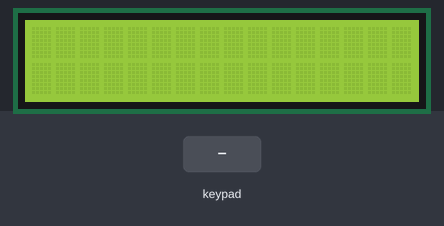
Recording of a sketch running on a simulated Arduino Uno, built with avr-gcc and run on an emulated ATmega328P. Shown: 16×2 character LCD. Inputs (shaded band) come from the test bench. What the sketch prints to the serial monitor is not drawn.

Above: at 1.2 s.
1.3 s: key '#' pressed
At 3.6 s:
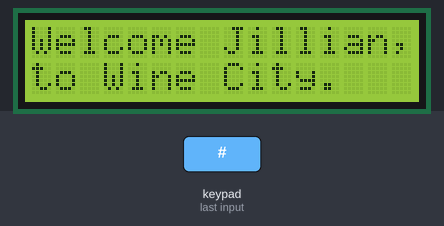
At 9.5 s:
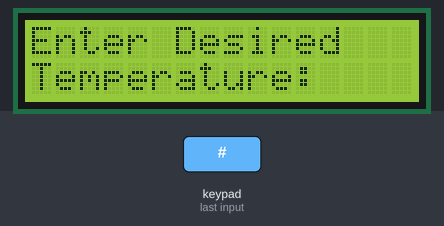
9.8 s: keypad keys 7 5 4 3 pressed 0.4 s apart
At 14.6 s:
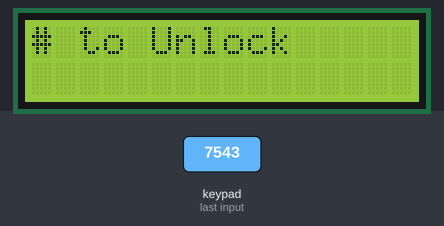
Timing chart, 0 to 16.1 s (numbered marks = the images above; inputs shaded):
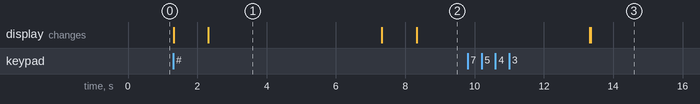

Measured:
- after the input at 1.3 s, the display: first changes at once (image 1 shows a later state)
- after the input at 9.8 s, the display: first differs from a run without the input after 3.6 s (image 3)
- what the display in image 1 shows lasts 5.0 s, from 2.3 s to 7.3 s

The sketch:

_120417_KeypadTempInput.ino
```cpp
//  Program to accept temperature inputs from keypad
//  4.16.2012
//  ImagineN4tion
// "[...] guided by Whim, imagination and curiousity."

//$$ Include Libraries
#include <LiquidCrystal.h>  //Include the LCD library
#include <Keypad.h>         //Include the Kepyad library


//$$ Configure the Keypad you are using, set how many rows and columns, define pins it's on, create keypad map
const byte ROWS = 4; //four rows
const byte COLS = 3; //three columns
char keys[ROWS][COLS] = {
  {'1','2','3'},
  {'4','5','6'},
  {'7','8','9'},
  {'*','0','#'}
};

byte rowPins[ROWS] = {7, 5, 4, 3}; //connect to the row pinouts of the keypad
byte colPins[COLS] = {2, A4, A5}; //connect to the column pinouts of the keypad

Keypad keypad = Keypad( makeKeymap(keys), rowPins, colPins, ROWS, COLS );


//$$ Configure the LCD by defining the pins it is connected to
LiquidCrystal lcd(8, 9, 10, 11, 12, 13);


//$$ Setup Program Components - serial port communication, the LCD, the Keypad event listener
void setup(){
  Serial.begin(9600);
  lcd.begin(16,2);
  lcd.clear();
  lcd.home();
  keypad.addEventListener(keypadEvent); //add an event listener for this keypad
}


//$$ Main program loop that is executed and reacts to some keypad event (aka: a key is pressed)
void loop(){
  char key = keypad.getKey();
  if (key) {
    Serial.println(key);
  }
}


// When there is a keypad event get the current state: PRESSED, RELEASED OR HOLD, and process code accordingly
void keypadEvent(KeypadEvent key){
  switch (keypad.getState()){


// Depending on what key is pressed we have different courses of action.
    case PRESSED:
      switch (key){

// Press # to awaken the wine cooler display.  It then prompts for a desired temperature.
        case '#':                     //Start case where # is pressed
           lcd.display();                    // Turn on LCD display
           lcd.clear();                      // Clear home
           lcd.home();                       // Return cursor to home position (upper left corner)
           lcd.print("Welcome Jillian,");    //Print some text
           delay(1000);                      // Delay for some period
           lcd.setCursor(0,1);               //Set cursor to the second Row first Column
           lcd.print("to Wine City.");       // Print some text
           delay(5000);                      //Delay for some time
           lcd.clear();                      // Clear home
           lcd.home();                       // Return cursor to home position (upper left corner)


           lcd.print("Enter Desired");       // Print some text
           delay(1000);                      //Delay for some time
           lcd.setCursor(0,1);               //Set cursor to the second Row first Column
           lcd.print("Temperature:");       // Print some text
           delay(5000);                      //Delay for some time
           lcd.clear();                      // Clear home
           lcd.home();                       // Return cursor to home position (upper left corner)
 //          lcd.blink();                      //Blink Cursor

           // Insert way of reading keystrokes to set temperature.


 //          lcd.clear();                      // Clear home
 //          lcd.home();                       // Return cursor to home position (upper left corner)


        break;                               //End case where # is pressed

        default:  //Start case where any other key is pressed
           lcd.display();                    // Turn on LCD display
           lcd.clear();                      // Clear home
           lcd.home();                       // Return cursor to home position (upper left corner)
           lcd.print("# to Unlock");         // Print some text
           delay(5000);                      //Delay for some time
//           break;                            //End case where any other key is pressed
      }
    break;

            // Below is code for running some process after a key is realeased

//    case RELEASED:
//      switch (key){
//        case '*': lcd.clear();
//        break;
//        case'1,2,3,4,5,6,7,8,9,0,#':
//          lcd.setCursor(cole,rowe);
//          cole = cole + 1;
//          if (cole == 16){
//            cole = 1;
//            rowe = rowe + 1;
//          }
//        break;
//      }
//    break;


// Depending on what key is pressed we have different courses of action.
    case HOLD:
      switch (key){

        case '*':
          lcd.clear();
          lcd.home();
          lcd.print("Sleeping now...");
          delay(5000);
          lcd.clear();
          lcd.noDisplay();
        break;

        case'1,2,3,4,5,6,7,8,9,0,#':
          lcd.clear();
          lcd.home();
          lcd.print("Stop holding key");
          delay(5000);
          lcd.clear();
          lcd.home();
        break;
      }
    break;
  }
}
```
